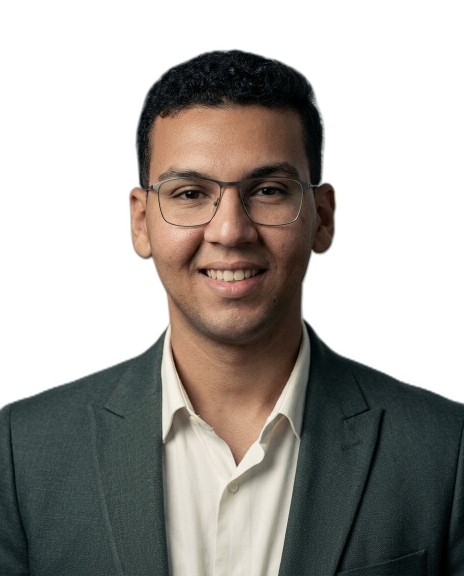
#> input picture assets/me-cut.png, 928 x 1152 px (shown at 1/2 size)
$ python build_students.py --import ../../assets
#> lines starting #> are read from the running program, lines starting #| are printed output that depends on the picture
#!/usr/bin/env python3
"""
build_students.py — turns a folder of baby photos into game data.

Two modes:

  1. Import real photos (what you run once you've downloaded the Drive folder):

         python3 scripts/build_students.py --import ~/Downloads/BabyPhotos

     Every image in the folder becomes one student. The file name becomes the
     student's name ("Omar Elsayed.HEIC" -> "Omar Elsayed"), the image is cropped
     square, resized to 64x64 and saved as WebP into public/students/.

  2. Generate a placeholder roster (already run for you, so the game is playable
     before the photos land):

         python3 scripts/build_students.py --placeholder 188

Re-running --import never loses hand-edits: nicknames, quotes and stage numbers
already present in src/data/students.json are carried over by matching on name.

Requires Pillow. For iPhone .HEIC files also install pillow-heif:

    pip install Pillow pillow-heif
"""

from __future__ import annotations

import argparse
import hashlib
import json
import re
import sys
import unicodedata
from pathlib import Path

ROOT = Path(__file__).resolve().parent.parent
STUDENTS_JSON = ROOT / "src" / "data" / "students.json"
PHOTO_DIR = ROOT / "public" / "students"

PHOTO_SIZE = 64
WEBP_QUALITY = 82
TOTAL_STAGES = 5

IMAGE_SUFFIXES = {
    ".jpg", ".jpeg", ".png", ".webp", ".heic", ".heif",
    ".bmp", ".gif", ".tif", ".tiff", ".jfif", ".avif",
}

# Junk that phones and Drive staple onto file names.
NOISE = re.compile(
    r"(IMG|PHOTO|WhatsApp Image|WhatsApp|Screenshot|Picsart|FB_IMG|"
    r"Snapchat|received|image|DSC|_MG|VID)[-_ ]*",
    re.IGNORECASE,
)
TRAILING_JUNK = re.compile(r"[-_ ]*\(?\d{2,}\)?$")
MULTISPACE = re.compile(r"\s+")

# Lines the NPCs say. Kept here so you can edit them in one place.
QUOTES = [
    "لو الكود اشتغل من أول مرة، يبقى فيه حاجة غلط أكيد.",
    "It works on my machine. مش مشكلتي بقى.",
    "أنا مش بعمل Debug، أنا بتفاوض مع الكود.",
    "الـ Assembly مش صعبة، إنت بس مش فاهم حاجة خالص.",
    "سطرين كود و ٤ ساعات بندور على الفاصلة المنقوطة.",
    "الـ Segmentation Fault ده صاحبي من سنة تانية.",
    "مفيش حاجة اسمها bug، دي feature مش متوثقة.",
    "Ctrl+C, Ctrl+V — أقوى Design Pattern في الكلية.",
    "الديدلاين النهاردة؟ يبقى هنبدأ النهاردة.",
    "أنا مخلص المشروع… في دماغي.",
    "كل مشكلة ليها حل على Stack Overflow، غير مشكلتي.",
    "الـ Git merge conflict ده هيخلص صداقات.",
    "بقولك إيه، خلينا نعمل Restart للراوتر الأول.",
    "أنا مش تعبان، أنا بس compile بقاله ساعتين.",
    "الشيت ده اتحل امبارح… بس مش عارف مين حله.",
    "أول مرة أشوف الكود بتاعي وأقول: مين اللي كتب ده؟ وأكتشف إني أنا.",
    "المحاضرة الساعة ٨؟ دي شائعة.",
    "أنا هنام بدري النهاردة. — كل يوم، الساعة ٣ الفجر.",
    "لو الـ WiFi وقع، البروجكت وقع معاه.",
    "خدت الكورس ده عشان الاسم كان حلو.",
    "بنعمل Documentation؟ إحنا لسه مخلصناش Code.",
    "الـ Hardware بيكرهني شخصياً.",
    "اللحام في المعمل فن، وأنا فنان فاشل.",
    "شحنت اللاب قبل الامتحان؟ لا. طبعاً لا.",
    "قهوتين ومحاضرة، ده الروتين.",
    "الـ Recursion؟ شوف الـ Recursion.",
    "حفظت الـ Slides، مفهمتش حاجة، جبت امتياز.",
    "الكويز الفجائي ده مش فجائي، إحنا بس مش بنذاكر.",
    "الـ GPA رقم، والرقم نسبي، والنسبية نظرية.",
    "مبنى G متاهة، وأنا المينوتور.",
    "لقيت المعمل بعد ٣ سنين. الحمد لله.",
    "التراب الجاي ده أنا هبقى منظم فيه. — قالها ٨ ترمات.",
    "الفلاشة دي فيها كل حاجة. بس هي فين؟",
    "بنحل الشيت جماعي عشان الغلط يبقى جماعي.",
    "لو مشروع التخرج سهل، يبقى إنت غيرت الموضوع.",
    "الـ Deploy على السيرفر: نص ساعة. الشرح للدكتور: ٣ شهور.",
    "أنا بحب البرمجة، البرمجة هي اللي مش بتحبني.",
    "print('here') — أقوى أداة Debugging اخترعها الإنسان.",
    "الـ Presentation بكرة، والسلايدز لسه فاضية. عادي.",
    "بنقول للدكتور خلصنا، وبنروح نخلص.",
    "الكافيتريا هي المعمل الحقيقي.",
    "بنقعد في Teues عشان الجو، مش عشان نذاكر.",
    "الـ Deadline بيتمد دايماً… إلا المرة دي.",
    "كل سنة بقول هغير تخصص، وكل سنة بفضل.",
    "شغال على الـ Bug ده من امبارح، طلع اسم المتغير غلط.",
    "الـ StackOverflow هو الدكتور الحقيقي بتاعي.",
    "أنا مش بنام قليل، أنا بعمل Power Saving Mode.",
    "الترم ده سهل. — الجملة اللي بتجيب النحس.",
    "مفيش حاجة بتشتغل، وبرضه الحمد لله.",
    "بنتخرج إزاي بقى؟ سؤال وجيه.",
    "الـ Compiler بيكلمني بلغة مش بفهمها، وأنا برد عليه بأمل.",
    "أهم Skill اتعلمتها: إني أهز راسي وأنا مش فاهم.",
    "ذاكرنا ليلة الامتحان، ومشينا على بركة الله.",
    "الـ Team Project: واحد بيشتغل، والباقي بيشجع.",
    "أنا الواحد اللي بيشتغل. — كل حد في الجروب",
    "حياتي كلها Try / Catch.",
    "بعد ٥ سنين، لسه بقول الـ Pointer ده رايح فين.",
    "أجمل صوت في الدنيا: Build Successful.",
    "أوحش صوت في الدنيا: الدكتور بيقول «تعالى اشرح».",
    "خمس سنين عدت زي الـ while loop، من غير break.",
    "لو رجع بيا الزمن، هختار نفس الكلية. وهندم تاني.",
    "يوم التخرج ده الـ return statement بتاعنا.",
    "الدفعة دي أحسن Exception حصلت في حياتي.",
    "كل واحد فينا كان Thread، والنهاردة بنعمل join.",
]

NICKNAME_HINTS = {}  # optional manual overrides: {"Full Name": "Nickname"}


def slugify(name: str) -> str:
    """ASCII-safe file stem. Arabic names fall back to a short hash."""
    decomposed = unicodedata.normalize("NFKD", name)
    ascii_only = decomposed.encode("ascii", "ignore").decode("ascii")
    slug = re.sub(r"[^a-zA-Z0-9]+", "-", ascii_only).strip("-").lower()
    slug = re.sub(r"-{2,}", "-", slug)
    if not slug:
        slug = "student-" + hashlib.sha1(name.encode("utf-8")).hexdigest()[:8]
    return slug[:48]


def clean_name(stem: str) -> str:
    """Turn a photo file name into something printable."""
    name = stem.replace("_", " ").replace("-", " ")
    name = NOISE.sub(" ", name)
    name = TRAILING_JUNK.sub("", name)
    name = MULTISPACE.sub(" ", name).strip()
    if not name:
        return "Unnamed Engineer"
    # Only title-case pure-ASCII names; Arabic has no case.
    if name.isascii():
        name = " ".join(w if w.isupper() and len(w) <= 3 else w.capitalize()
                        for w in name.split())
    return name


def stable_index(key: str, modulo: int) -> int:
    digest = hashlib.sha1(key.encode("utf-8")).digest()
    return int.from_bytes(digest[:4], "big") % modulo


def assign_stages(count: int) -> list[int]:
    """Spread everyone as evenly as possible over the 5 stages."""
#> called with count = 2
    base, extra = divmod(count, TOTAL_STAGES)
    stages: list[int] = []
    for stage in range(1, TOTAL_STAGES + 1):
        n = base + (1 if stage <= extra else 0)
        stages.extend([stage] * n)
    return stages


def load_existing() -> dict[str, dict]:
    if not STUDENTS_JSON.exists():
        return {}
    try:
        data = json.loads(STUDENTS_JSON.read_text(encoding="utf-8"))
    except (json.JSONDecodeError, OSError) as exc:
        print(f"  ! could not reuse existing students.json ({exc})", file=sys.stderr)
        return {}
    records = data.get("students", data if isinstance(data, list) else [])
    return {r["full_name"].strip().lower(): r for r in records if r.get("full_name")}


def build_record(idx: int, name: str, stage: int, photo: str | None,
                 previous: dict[str, dict]) -> dict:
    keep = previous.get(name.strip().lower(), {})
    return {
        "id": keep.get("id") or f"s{idx:03d}",
        "full_name": name,
        "nickname": keep.get("nickname") or NICKNAME_HINTS.get(name, ""),
        "baby_photo_url": photo or keep.get("baby_photo_url") or "",
        "stage": keep.get("stage") or stage,
        "custom_quote": keep.get("custom_quote") or QUOTES[stable_index(name, len(QUOTES))],
    }


def write_json(records: list[dict]) -> None:
    STUDENTS_JSON.parent.mkdir(parents=True, exist_ok=True)
    payload = {
        "generated_by": "scripts/build_students.py",
        "count": len(records),
        "stages": TOTAL_STAGES,
        "students": records,
    }
    STUDENTS_JSON.write_text(
        json.dumps(payload, ensure_ascii=False, indent=2) + "\n", encoding="utf-8"
    )
    print(f"  -> {STUDENTS_JSON.relative_to(ROOT)} ({len(records)} students)")


def cmd_placeholder(count: int) -> int:
    previous = load_existing()
    stages = assign_stages(count)
    records = [
        build_record(i + 1, f"Engineer {i + 1:03d}", stages[i], "", previous)
        for i in range(count)
    ]
    write_json(records)
    print("  placeholder roster ready — run --import once the photos are downloaded")
    return 0


def cmd_import(folder: Path) -> int:
    try:
        from PIL import Image, ImageOps
    except ImportError:
        print("Pillow is required:  pip install Pillow pillow-heif", file=sys.stderr)
        return 1

    try:
        import pillow_heif  # noqa: F401

        pillow_heif.register_heif_opener()
    except ImportError:
        print("  note: pillow-heif not installed — .HEIC files will be skipped")

    if not folder.is_dir():
        print(f"No such folder: {folder}", file=sys.stderr)
        return 1

    files = sorted(
        (p for p in folder.rglob("*") if p.is_file() and p.suffix.lower() in IMAGE_SUFFIXES),
        key=lambda p: p.name.lower(),
    )
    if not files:
        print(f"No images found in {folder}", file=sys.stderr)
        return 1

    print(f"  found {len(files)} images in {folder}")
    PHOTO_DIR.mkdir(parents=True, exist_ok=True)
    previous = load_existing()
    stages = assign_stages(len(files))

    records: list[dict] = []
    used_slugs: set[str] = set()
    skipped = 0

    for idx, path in enumerate(files):
        name = clean_name(path.stem)
        slug = slugify(name)
        unique = slug
        bump = 2
        while unique in used_slugs:
            unique = f"{slug}-{bump}"
            bump += 1
        used_slugs.add(unique)

        out = PHOTO_DIR / f"{unique}.webp"
        try:
            with Image.open(path) as img:
#> img is the input picture: PIL image 928x1152 RGBA; mean R, G, B, A 81, 74.6, 67.4, 139.5
                img = ImageOps.exif_transpose(img).convert("RGB")
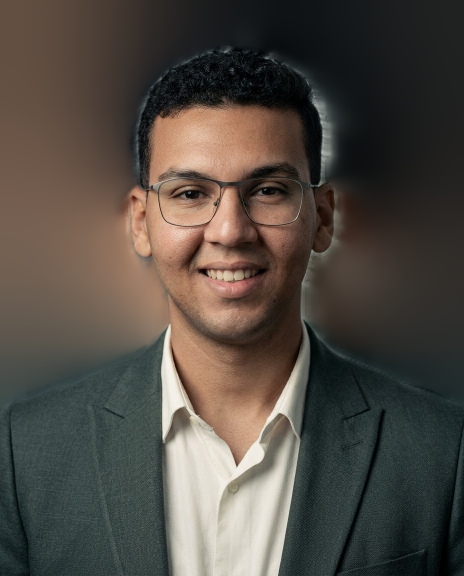
#> img: PIL image 928x1152 RGB (shown at 1/2 size); mean R, G, B 81, 74.6, 67.4
                square = ImageOps.fit(
                    img, (PHOTO_SIZE, PHOTO_SIZE), method=Image.LANCZOS, centering=(0.5, 0.4)
                )
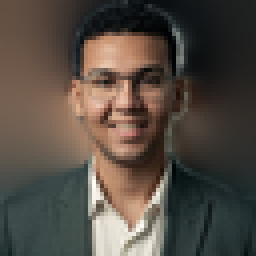
#> square: PIL image 64x64 RGB (shown 4 times larger); mean R, G, B 84.8, 75.9, 67.7
                square.save(out, "WEBP", quality=WEBP_QUALITY, method=6)
        except Exception as exc:  # noqa: BLE001 - one bad photo must not stop the batch
            print(f"  ! skipped {path.name}: {exc}", file=sys.stderr)
            skipped += 1
            continue

        records.append(
            build_record(len(records) + 1, name, stages[idx], f"students/{unique}.webp", previous)
        )
#> pass 2 of the loop in cmd_import, `for idx, path in enumerate(files):`:
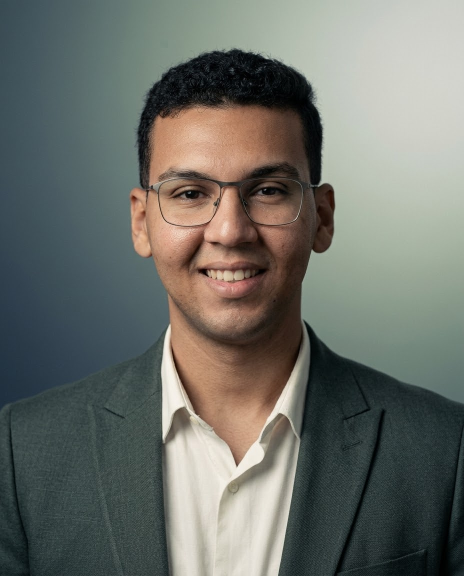
#> input picture assets/me.jpg, 928 x 1152 px (shown at 1/2 size)
#> in cmd_import, img is the input picture: PIL image 928x1152 RGB; mean R, G, B 108.4, 111.4, 105.3
#> in cmd_import, `square = ImageOps.fit( img, (PHOTO_SIZE, PHOTO_SIZE), method=Image.LAN..`:
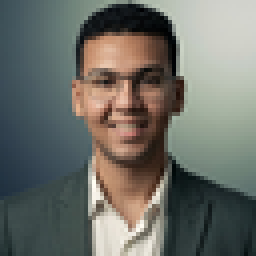
#> square: PIL image 64x64 RGB (shown 4 times larger); mean R, G, B 108.8, 110.2, 103.7

    if not records:
        print("Every image failed to convert — nothing written.", file=sys.stderr)
        return 1

    # Stages were sized for the full file list; redo them for what survived.
    for record, stage in zip(records, assign_stages(len(records))):
        key = record["full_name"].strip().lower()
        record["stage"] = previous.get(key, {}).get("stage") or stage

    write_json(records)
    print(f"  -> {PHOTO_DIR.relative_to(ROOT)}/ ({len(records)} webp files, {skipped} skipped)")
    print("  open src/data/students.json to add nicknames and personal quotes")
    return 0


def main() -> int:
    parser = argparse.ArgumentParser(description=__doc__,
                                     formatter_class=argparse.RawDescriptionHelpFormatter)
    group = parser.add_mutually_exclusive_group(required=True)
    group.add_argument("--import", dest="import_dir", metavar="FOLDER",
                       help="folder of baby photos to convert into game data")
    group.add_argument("--placeholder", type=int, metavar="N",
                       help="write a roster of N placeholder students")
    args = parser.parse_args()

    if args.import_dir:
        return cmd_import(Path(args.import_dir).expanduser())
    if args.placeholder < 1:
        print("--placeholder needs a positive number", file=sys.stderr)
        return 1
    return cmd_placeholder(args.placeholder)


if __name__ == "__main__":
    raise SystemExit(main())
#> (the program exits here)
